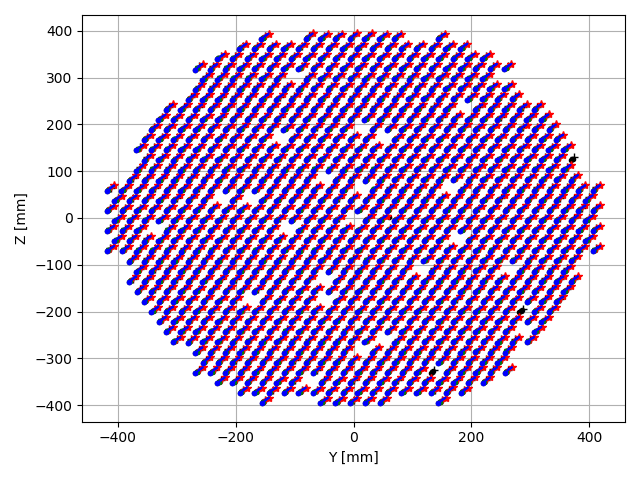
#> input picture test_data/reference_190325/raw/reference_images1/Coordinates_file_fpu_positions-2025-03-14T16:17:22.png, 640 x 480 px
$ python view_metro_image.py ../test_data/reference_190325/raw/reference_images1/Coordinates_file_fpu_positions-2025-03-14T16:17:22.png
#> lines starting #> are read from the running program, lines starting #| are printed output that depends on the picture; after the words box and inside, x2 and y2 are one past the last pixel; in counts of white or black regions, pixels touching at a corner belong together
import argparse
import os
import matplotlib.pyplot as plt
from PIL import Image
import sys
import numpy as np


def add_brightness_mask(img_arr, sat_low, sat_high, colors=[[0, 0, 255], [255, 0, 0]]):
    """Add a brightness mask to a grayscale image array"""

    # make the image 3 channel
    arr_3_channel = np.dstack((img_arr, img_arr, img_arr))

    # mask pixels below brightness threshold
    sat_mask_low = img_arr < sat_low

    # color pixels below brightness threshold with the first color
    arr_3_channel[sat_mask_low] = colors[0]

    # mask pixels above brightness threshold
    sat_mask_high = img_arr > sat_high

    # color pixels above brightness threshold with the second color
    arr_3_channel[sat_mask_high] = colors[1]

    return arr_3_channel


def plot_images(image_files, sat_low=80, sat_high=200):
    num_images = len(image_files)

    # If there's only one image, create a single subplot
    if num_images == 1:
        fig, axes = plt.subplots(1, 1, figsize=(7, 5), sharex=True, sharey=True)
    else:
        # Create a subplot grid with shared axes
        fig, axes = plt.subplots(1, num_images, figsize=(15, 5), sharex=True, sharey=True)

    for i, image_path in enumerate(image_files):
        # Read the image and convert to grayscale
        img = Image.open(image_path).convert('L')

        # convert to numpy array
        img_arr = np.array(img)

        # add brightness mask
        arr_3_channel = add_brightness_mask(img_arr, sat_low, sat_high)

        # convert back to PIL image
        img_3_channel = Image.fromarray(arr_3_channel)

        # Plot the image on the corresponding subplot
        if num_images == 1:
            axes.imshow(img_3_channel, cmap='gray')
            axes.axis('off')  # Turn off axis labels
        else:
            axes[i].imshow(img_3_channel, cmap='gray')
            axes[i].axis('off')  # Turn off axis labels

    # Add a common title and show the plot
    plt.show()


def main():
    parser = argparse.ArgumentParser(description='Plot grayscale image from JPEG files.')
    parser.add_argument('image_paths', nargs='+', help='Paths to grayscale JPEG image files')
    parser.add_argument('-l', '--low', help='Lower brightness threshold for mask',
                        default=80, type=int)
    parser.add_argument('-u', '--upper', help='Upper brightness threshold for mask',
                        default=200, type=int)

    args = parser.parse_args()

    # Check if the provided files exist
    for image_path in args.image_paths:
        if not os.path.isfile(image_path):
            print(f"Error: File '{image_path}' not found.")
            sys.exit(1)

    # Plot the grayscale images
    plot_images(args.image_paths, args.low, args.upper)
#> in plot_images, `img = Image.open(image_path).convert('L')`:
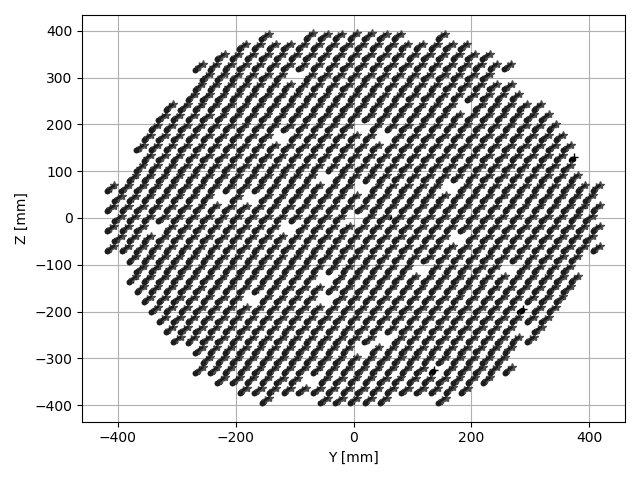
#> img: PIL image 640x480 L; min 0, max 255, mean 198.4
#> in add_brightness_mask, `sat_mask_low = img_arr < sat_low`:
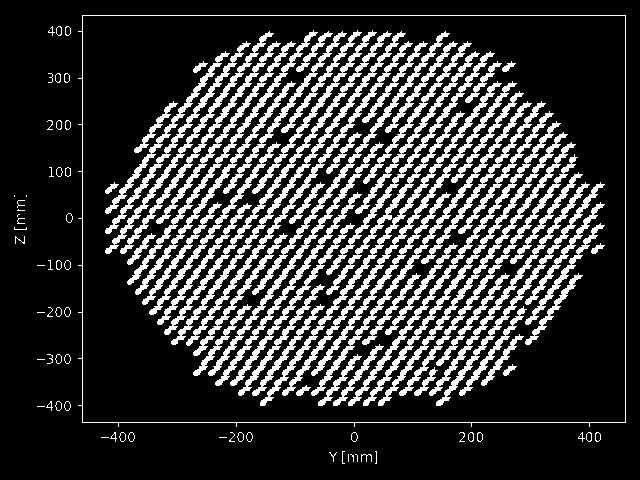
#> sat_mask_low: shape (480, 640) bool; 22.2% white; 127 white regions (23 under 20 px), largest, box (x1, y1, x2, y2) and area: (260, 81, 502, 406) 2246, (282, 81, 517, 396) 2160, (171, 31, 406, 345) 2156
#> in add_brightness_mask, `arr_3_channel[sat_mask_low] = colors[0]`:
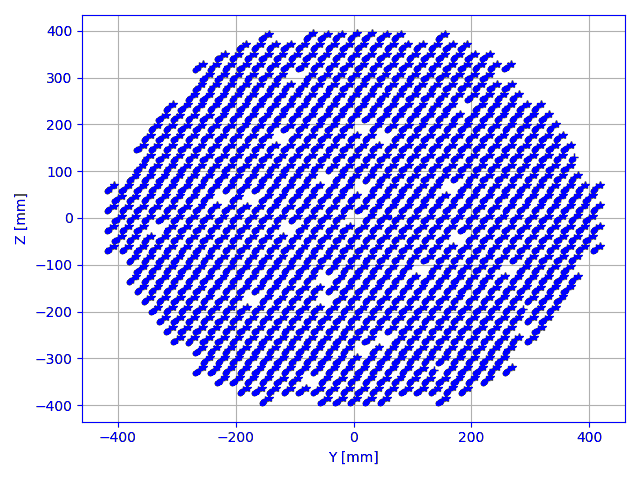
#> arr_3_channel: shape (480, 640, 3); mean of channels 0, 1, 2 188.2, 188.2, 244.8; drawn as R, G, B
#> in add_brightness_mask, `sat_mask_high = img_arr > sat_high`:
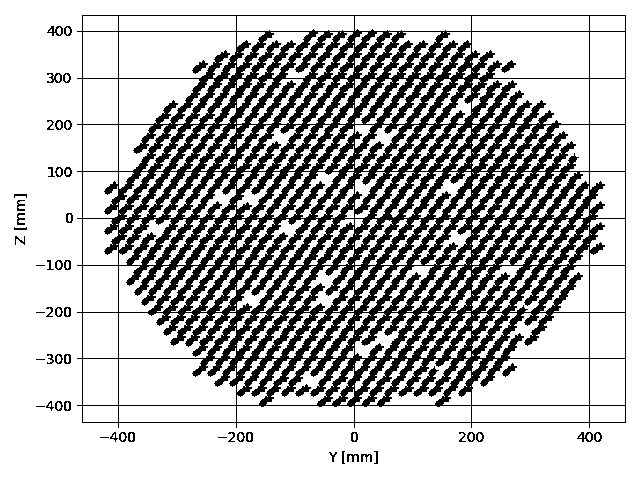
#> sat_mask_high: shape (480, 640) bool; 71% white; 57 black regions (6 under 20 px), largest, box (x1, y1, x2, y2) and area: (77, 15, 626, 428) 86496, (413, 366, 439, 397) 224, (192, 60, 208, 74) 98
#> in add_brightness_mask, `arr_3_channel[sat_mask_high] = colors[1]`:
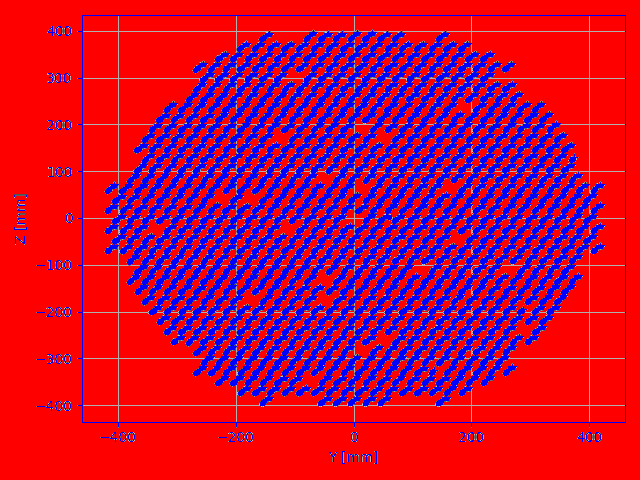
#> arr_3_channel: shape (480, 640, 3); mean of channels 0, 1, 2 190.2, 9.1, 65.8; drawn as R, G, B


if __name__ == "__main__":
    main()
